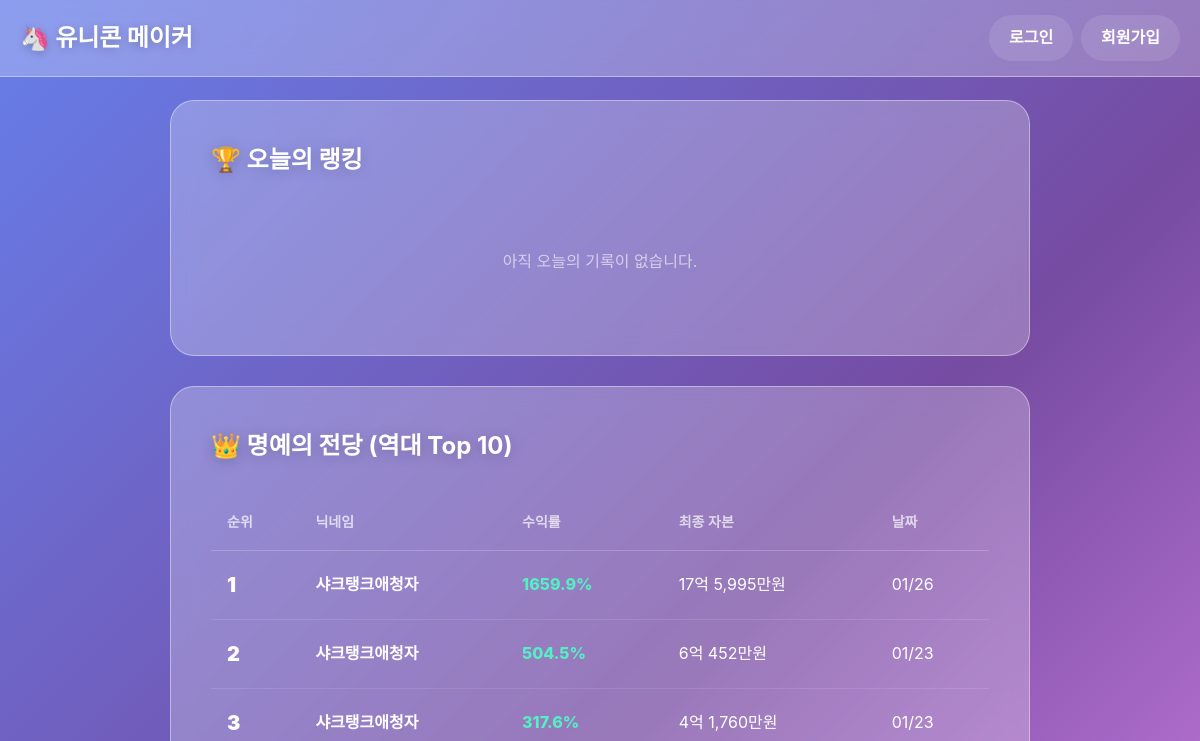
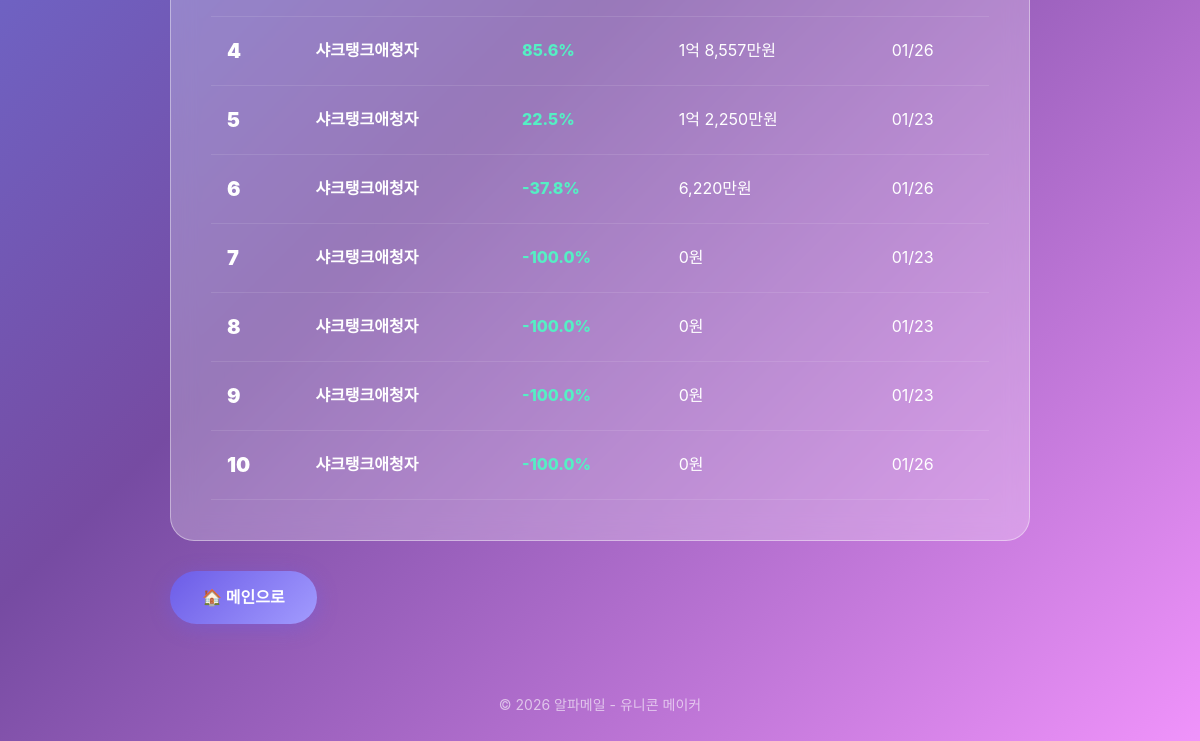
/ranking/, run on an earlier commit of the app's database (2 pictures, top to bottom).
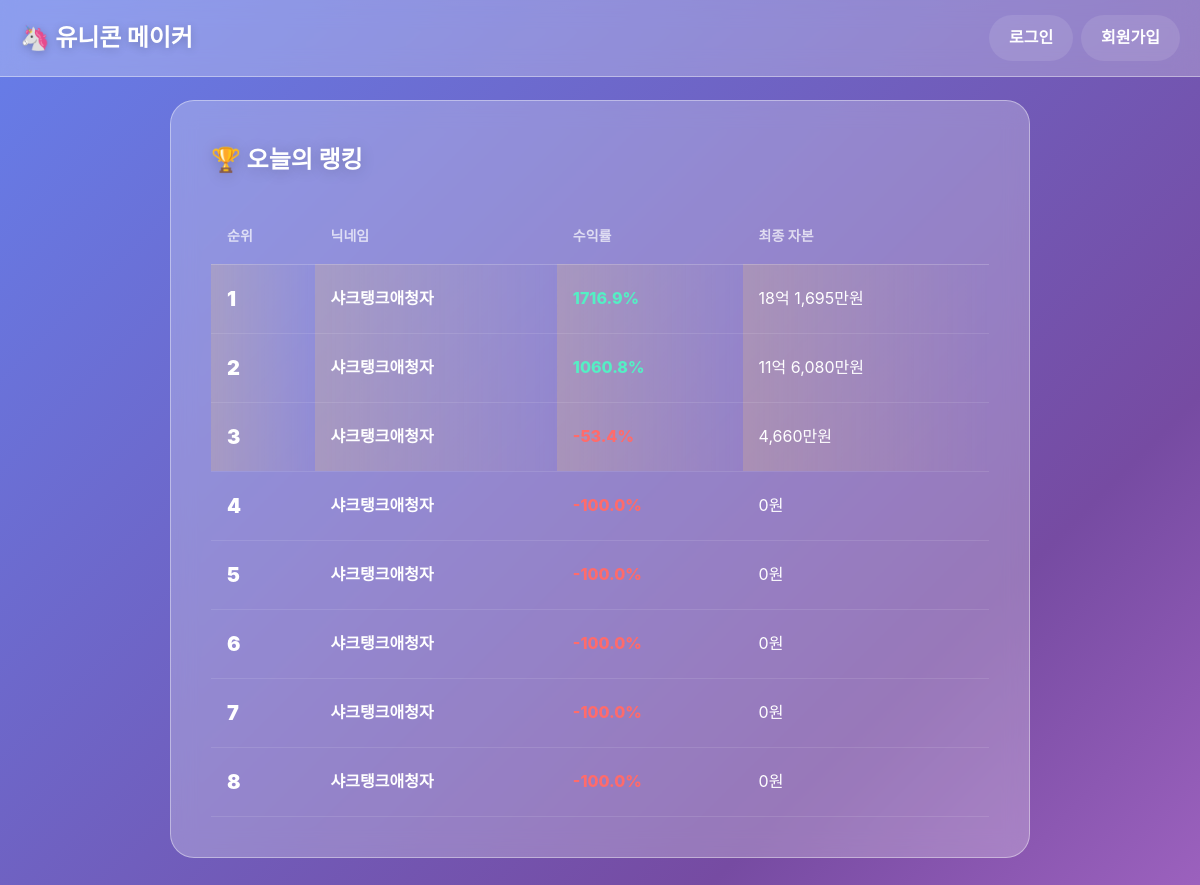
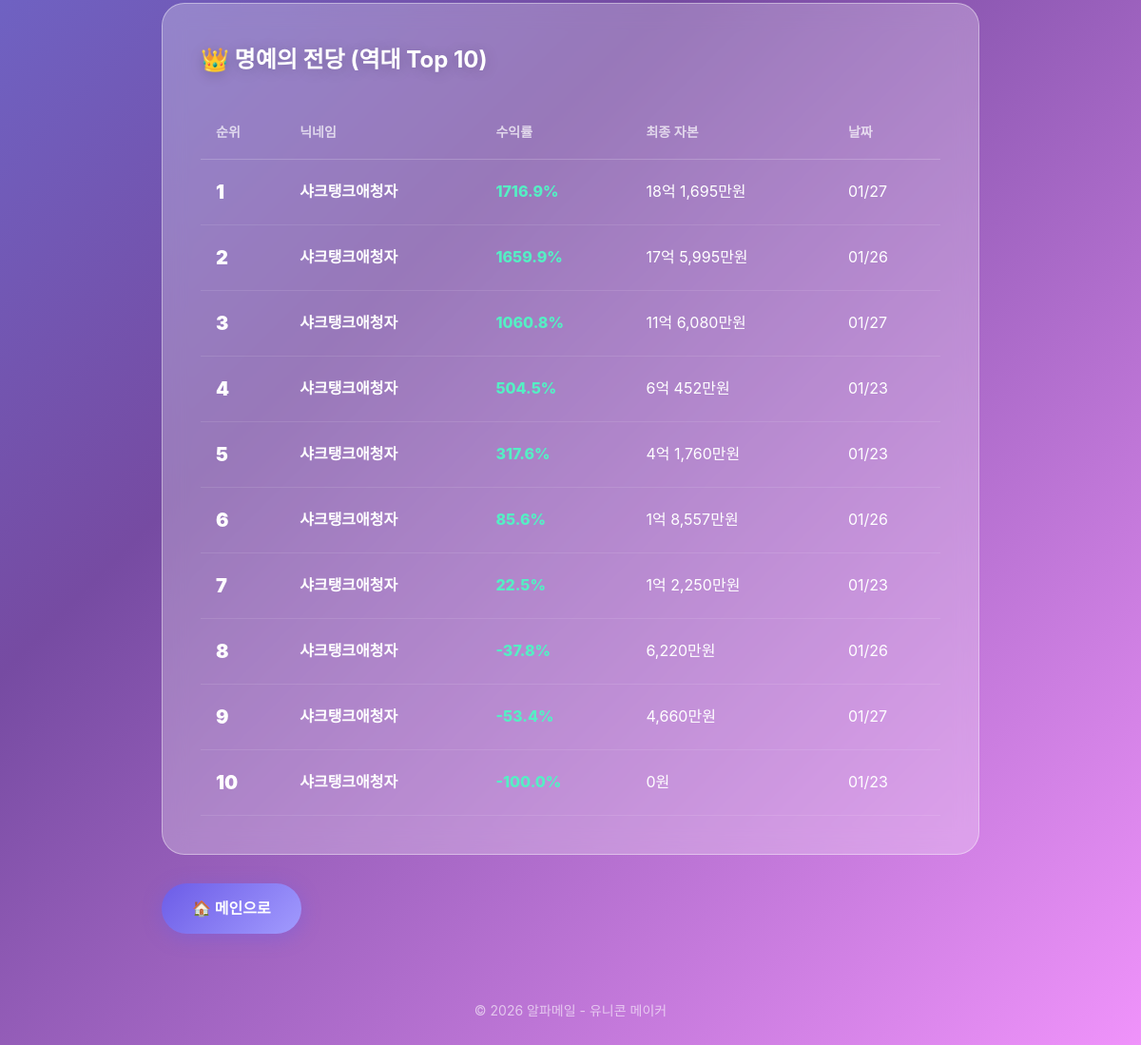
And on a later commit of the database (2 pictures, top to bottom).
### game/models.py (models this page shows, shortened)
class GameSession(models.Model):
    user = models.ForeignKey(
        User,
        on_delete=models.CASCADE,
        related_name='game_sessions',
        verbose_name='플레이어'
    )
    current_capital = models.BigIntegerField(
        default=10000,  # 만원 단위, 1억 = 10000
        verbose_name='현재 자본금(만원)'
    )
    remaining_chances = models.IntegerField(
        default=5,
        verbose_name='남은 기회'
    )
    is_finished = models.BooleanField(
        default=False,
        verbose_name='종료 여부'
    )
    final_profit_rate = models.FloatField(
        null=True,
        blank=True,
        verbose_name='최종 수익률(%)'
    )
    created_at = models.DateTimeField(
        auto_now_add=True,
        verbose_name='생성 시간'
    )

class User(AbstractUser):
    nickname = models.CharField(
        max_length=20,
        unique=True,
        verbose_name='닉네임'
    )
    img_profile = models.ImageField(
        upload_to='profile/',
        blank=True,
        null=True,
        verbose_name='프로필 이미지'
    )
    best_profit_rate = models.FloatField(
        default=0.0,
        verbose_name='최고 수익률'
    )
    total_games = models.IntegerField(
        default=0,
        verbose_name='총 플레이 횟수'
    )

### game/views.py (the view)
# urls.py: path('ranking/', views.ranking_view, name='ranking'),
def ranking_view(request):
    today_ranking = get_today_ranking()
    hall_of_fame = get_hall_of_fame()
    context = {
        'today_ranking': today_ranking,
        'hall_of_fame': hall_of_fame,
    }
    return render(request, 'game/ranking.html', context)

### game/templatetags/number_filters.py (called while the page is built)
@register.filter
def korean_currency(value):
    try:
        value = int(value)
    except (ValueError, TypeError):
        return value
    if value == 0:
        return "0원"
    jo = value // 100000000  # 조
    remainder = value % 100000000
    eok = remainder // 10000  # 억
    man = remainder % 10000  # 만
    parts = []
    if jo > 0:
        parts.append(f"{jo:,}조")
    if eok > 0:
        parts.append(f"{eok:,}억")
    if man > 0:
        parts.append(f"{man:,}만원")
    elif parts:  # 억/조가 있는데 만원 단위가 0이면
        parts[-1] += "원"
    return " ".join(parts) if parts else "0원"

### game/views.py (called while the page is built)
def get_today_ranking():
    today = timezone.now().date()
    ranking = GameSession.objects.filter(
        is_finished=True,
        created_at__date=today
    ).order_by('-final_profit_rate')[:20]
    return ranking

def get_hall_of_fame():
    hall_of_fame = GameSession.objects.filter(
        is_finished=True
    ).order_by('-final_profit_rate')[:10]
    return hall_of_fame

### templates/game/ranking.html (shortened to what this page needs)
{% extends 'game/base.html' %}
{% load number_filters %}
{% block content %}
<div class="ranking-page">
    <section class="today-ranking">
        <h1>🏆 오늘의 랭킹</h1>
        {% if today_ranking %}
        <table class="ranking-table">
            <thead>
                <tr>
                    <th>순위</th>
                    <th>닉네임</th>
                    <th>수익률</th>
                    <th>최종 자본</th>
                </tr>
            </thead>
            <tbody>
                {% for session in today_ranking %}
                <tr class="{% if forloop.counter <= 3 %}top-rank{% endif %}">
                    <td class="rank">{{ forloop.counter }}</td>
                    <td class="nickname">{{ session.user.nickname }}</td>
                    <td class="profit {% if session.final_profit_rate >= 0 %}positive{% else %}negative{% endif %}">
                        {{ session.final_profit_rate|floatformat:1 }}%
                    </td>
                    <td class="capital">{{ session.current_capital|korean_currency }}</td>
                </tr>
                {% endfor %}
            </tbody>
        </table>
        {% else %}
        <p class="empty-message">아직 오늘의 기록이 없습니다.</p>
        {% endif %}
    </section>
    <section class="hall-of-fame">
        <h2>👑 명예의 전당 (역대 Top 10)</h2>
        {% if hall_of_fame %}
        <table class="ranking-table hall-of-fame-table">
            <thead>
                <tr>
                    <th>순위</th>
                    <th>닉네임</th>
                    <th>수익률</th>
                    <th>최종 자본</th>
                    <th>날짜</th>
                </tr>
            </thead>
            <tbody>
                {% for session in hall_of_fame %}
                <tr>
                    <td class="rank">{{ forloop.counter }}</td>
                    <td class="nickname">{{ session.user.nickname }}</td>
                    <td class="profit positive">{{ session.final_profit_rate|floatformat:1 }}%</td>
                    <td class="capital">{{ session.current_capital|korean_currency }}</td>
                    <td class="date">{{ session.created_at|date:"m/d" }}</td>
                </tr>
                {% endfor %}
            </tbody>
        </table>
        {% else %}
        <p class="empty-message">아직 기록이 없습니다.</p>
        {% endif %}
    </section>
    <div class="btn-group">
        <a href="{% url 'game:main' %}" class="btn btn-primary">🏠 메인으로</a>
    </div>
</div>
{% endblock %}

What changed in the data, as far as the page shows it:
no longer on this page (row unchanged): GameSession: user.nickname "샤크탱크애청자", final_profit_rate "-100.0", current_capital|korean_currency "0원", created_at "01/23", shown under "👑 명예의 전당 (역대 Top 10)"
no longer on this page (row unchanged): GameSession: user.nickname "샤크탱크애청자", final_profit_rate "-100.0", current_capital|korean_currency "0원", created_at "01/23", shown under "👑 명예의 전당 (역대 Top 10)"
no longer on this page (row unchanged): GameSession: user.nickname "샤크탱크애청자", final_profit_rate "-100.0", current_capital|korean_currency "0원", created_at "01/26", shown under "👑 명예의 전당 (역대 Top 10)"
added GameSession: user.nickname "샤크탱크애청자", final_profit_rate "1716.9", current_capital|korean_currency "18억 1,695만원", created_at "01/27"
added GameSession: user.nickname "샤크탱크애청자", final_profit_rate "1060.8", current_capital|korean_currency "11억 6,080만원", created_at "01/27"
added GameSession: user.nickname "샤크탱크애청자", current_capital|korean_currency "4,660만원", final_profit_rate "-53.4", created_at "01/27"
added GameSession: user.nickname "샤크탱크애청자", current_capital|korean_currency "0원", shown under "🏆 오늘의 랭킹"
added GameSession: user.nickname "샤크탱크애청자", current_capital|korean_currency "0원", shown under "🏆 오늘의 랭킹"
added GameSession: user.nickname "샤크탱크애청자", current_capital|korean_currency "0원", shown under "🏆 오늘의 랭킹"
added GameSession: user.nickname "샤크탱크애청자", current_capital|korean_currency "0원", shown under "🏆 오늘의 랭킹"
added GameSession: user.nickname "샤크탱크애청자", current_capital|korean_currency "0원", shown under "🏆 오늘의 랭킹"
Also different on the page:
text no longer shown: "아직 오늘의 기록이 없습니다."
text now shown: "순위 닉네임 수익률 최종 자본"
